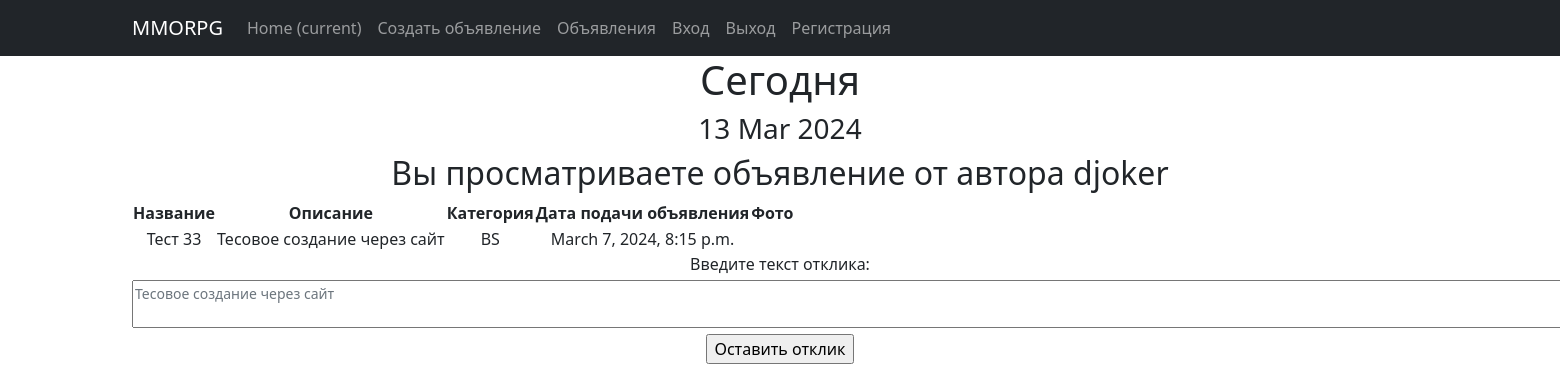
The app's page /announcement/18 (signed in), older data.
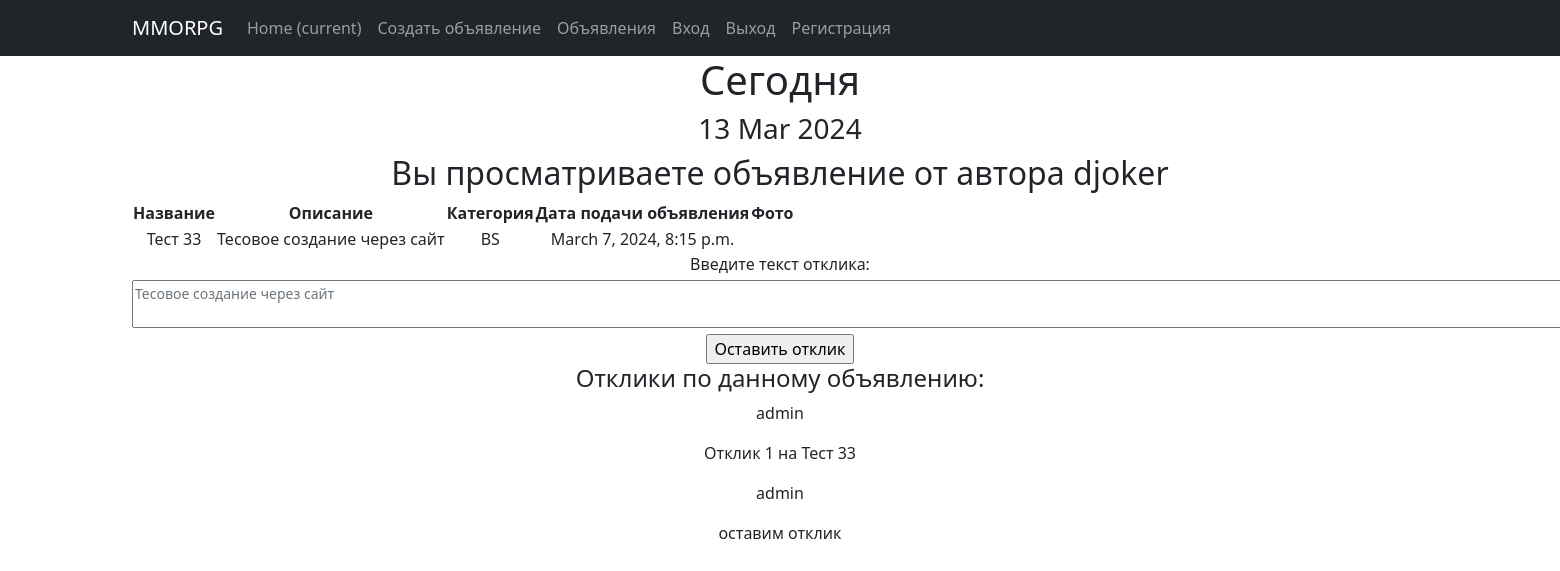
The same page, newer data.
### board/models.py (models this page shows, shortened)
class UserResponse(models.Model):  # Отклик
    responder = models.ForeignKey(User, on_delete=models.CASCADE, verbose_name="Откликнувшийся")
    adComment = models.ForeignKey(Announcement, on_delete=models.CASCADE, verbose_name="Комментарий")  # к какому объявлению
    text = models.TextField(verbose_name="Описание")
    status = models.BooleanField(default=False, verbose_name="Статус отклика")
    class Meta:
        verbose_name = "Отклик"
        verbose_name_plural = "Отклики"
        ordering = ["id"]

### board/views.py (the view)
# urls.py: path('<int:pk>', AnnouncementDetail.as_view(), name='announcement_detail'),
class AnnouncementDetail(UserResponseCreate, DetailView):
    model = Announcement  # Модель всё та же, но мы хотим получать информацию по отдельному отзыву
    template_name = 'board/id_announcement.html'  # Используем другой шаблон — id_announcement.html
    context_object_name = 'id_announcement'  # Название объекта, в котором будет выбранный пользователем отзыв

### board/forms.py
class UserResponseForm(forms.ModelForm):  # класс формы отклика
    class Meta:
        model = UserResponse
        fields = ['text']
        labels = {'text': 'Введите текст отклика'}
        widgets = {'text': forms.Textarea(attrs={'class': 'form-text', 'cols': 200, 'rows': 2})}

### board/templatetags/custom_tags.py (called while the page is built)
@register.simple_tag()
def current_time(format_string='%d %b %Y'):
    return datetime.utcnow().strftime(format_string)

### board/views.py (called while the page is built)
    def get_context_data(self, **kwargs):
        context = super().get_context_data(**kwargs)
        context['announcement_id'] = self.kwargs['pk']  # ссылаемся на идентификатор объявления к которому делаем отклик
        return context

### board/templates/board/id_announcement.html (shortened to what this page needs)
{% extends 'board/default.html' %}
{% load custom_tags %}
{% block content %}
<h1>Сегодня</h1>
    <h3>{% current_time '%d %b %Y' %}</h3>
<h2>Вы просматриваете объявление от автора {{id_announcement.author}} </h2>
<table>
    <tr>
        <td><b>Название</b></td>
        <td><b>Описание</b></td>
        <td><b>Категория</b></td>
        <td><b>Дата подачи объявления</b></td>
        <td><b>Фото</b></td>
    </tr>
    <tr>
        <td>{{ id_announcement.title }}</td>
        <td>{{ id_announcement.text }}</td>
        <td>{{ id_announcement.category }}</td>
        <td>{{ id_announcement.dateCreation }}</td>
        <td>{{ id_announcement.upload }}</td>
    </tr>
 </table>
<form action="{% url 'userresponse_create' announcement_id %}" method="post">
    {{ form }}
    <input type="submit" value='Оставить отклик'>
</form>
{% if id_announcement.userresponse_set.all %}
<h4>Отклики по данному объявлению:</h4>
{% for userresponse in id_announcement.userresponse_set.all %}
<p>{{ userresponse.responder.username }}</p>
<p>{{ userresponse.text }}</p>
{% endfor %}
{% endif %}
{% endblock content %}

Row changes from the older to the newer data that the page shows:
added UserResponse: responder.username "admin", text "Отклик 1 на Тест 33"
added UserResponse: responder.username "admin", text "оставим отклик"
Text that changed along with them:
text now shown: "Отклики по данному объявлению:"
